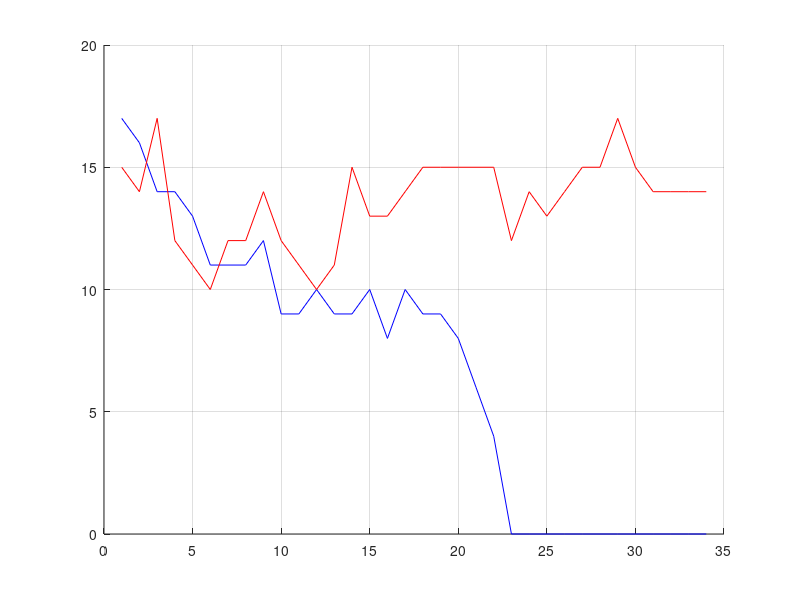

The MATLAB source for this figure:
clear;
clc;

% M = dlmread('AllMotionVectorCollcted.txt');
M = dlmread('stdUMotionVectorHampelmannMovedToZeroSizeNormalized.txt');

r = M(:,1);
r = 2*(r-0.5); %das hier sollte noch an anderer Stelle behoben werden. Statt 0 sollte -1 in r stehen
completeM = M(:,2:end);

[numVect, numComp]= size(completeM);

[V,K,Variances] = princomp(completeM);

averageMotionVector = mean(completeM(:,:));

dlmwrite('averageMotionVectorHampelmannMovedToZeroSizeNormalized.txt',averageMotionVector);

% anstelle von cK=r verwende ich Kc=r, da die Matrizen transponiert sind
% c = K\r;
c = r'/K';
c = c';

dlmwrite('classifierHampelmannMovedToZeroSizeNormalized.txt',c);
dlmwrite('eigenVectorsHampelmannMovedToZeroSizeNormalized.txt',V); %V hat Eigenvektoren in jeder Spalte

%Fehlklassifikationen mit komplettem Datensatz ermitteln
misclassificationsCompleteData = zeros(1,min(numVect,numComp));

for i=1:min(numVect,numComp)
   c_i = c(1:i);
   K_i = K(:,1:i);
   r_i = K_i*c_i;
   r_i = r_i.*r;
   for j=1:size(r_i)
       if r_i(j) < 0
           misclassificationsCompleteData(i) = misclassificationsCompleteData(i)+1;
       end
   end
end

%Fehlklassifikationen mit Teildatensatz ermitteln
misclassificationsMit = zeros(1,min(numVect,numComp));
misclassificationsOhne = zeros(1,min(numVect,numComp));

specificMisclassifications = zeros(numVect,numVect);

for k=1:numVect/2
    if 1==k
       M_k=M(3:end,:);
    else
        if k==numVect/2
            M_k=M(1:end-2,:);
        else
            M_k = vertcat(M(1:2*(k-1),:),M(2*k+1:end,:));
        end
    end
    r_k = M_k(:,1);
    r_k = 2*(r_k-0.5);
    M_k = M_k(:,2:end);
    average_k = mean(M_k(:,:));
    [V_k,K_k,Variances_k] = princomp(M_k);
    c_k = K_k\r_k;
    
    k_k = (completeM(2*k-1:2*k,:)-ones(2,1)*average_k)/V_k';
    
    for i=1:min(numVect,numComp)
       c_ki = c_k(1:i);
       k_ki = k_k(:,1:i);
       r_ki = k_ki*c_ki;
       for j=1:2
           if r_ki(j) < 0
               if r(2*k-2+j) > 0
                   misclassificationsMit(i) = misclassificationsMit(i)+1;
                   specificMisclassifications(2*k-2+j,i) = 1;
               end
           else
               if r(2*k-2+j) < 0
                   misclassificationsOhne(i) = misclassificationsOhne(i)+1;
                   specificMisclassifications(2*k-2+j,i) = 1;
               end  
           end
       end
    end
end


sumSpecMis = sum(specificMisclassifications');
sumSpecMis = sumSpecMis';

dlmwrite('sumMisclassificationsHampelmannMovedToZeroSizeNormalized.txt',sumSpecMis);

hold all;
grid on;
% plot(misclassificationsMit,'g-');
% plot(misclassificationsOhne,'y-');
plot(misclassificationsCompleteData,'b-');
plot(misclassificationsMit+misclassificationsOhne,'r-');
hold off;
